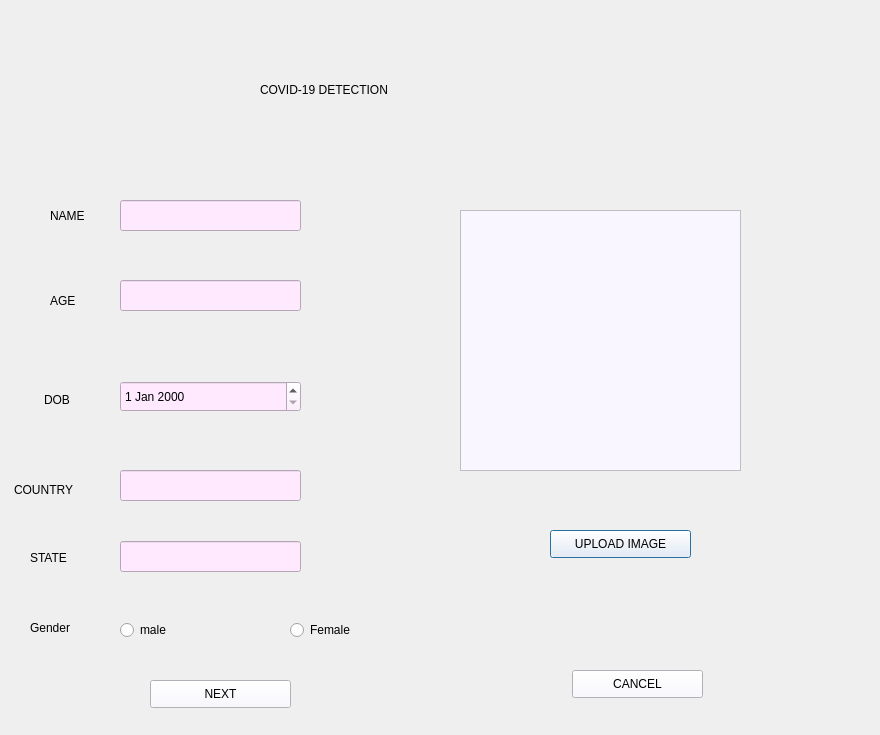
<?xml version="1.0" encoding="UTF-8"?>
<ui version="4.0">
 <class>Imagefield</class>
 <widget class="QDialog" name="Imagefield">
  <property name="geometry">
   <rect>
    <x>0</x>
    <y>0</y>
    <width>880</width>
    <height>735</height>
   </rect>
  </property>
  <property name="windowTitle">
   <string>Dialog</string>
  </property>
  <property name="styleSheet">
   <string notr="true">background:rgb(255, 196, 253)
rgb(151, 156, 255)</string>
  </property>
  <widget class="QLabel" name="label">
   <property name="geometry">
    <rect>
     <x>260</x>
     <y>69</y>
     <width>301</width>
     <height>41</height>
    </rect>
   </property>
   <property name="styleSheet">
    <string notr="true">font: 75 18pt &quot;MS Shell Dlg 2&quot;;</string>
   </property>
   <property name="text">
    <string>COVID-19 DETECTION</string>
   </property>
  </widget>
  <widget class="QLineEdit" name="textfield">
   <property name="geometry">
    <rect>
     <x>120</x>
     <y>200</y>
     <width>181</width>
     <height>31</height>
    </rect>
   </property>
   <property name="styleSheet">
    <string notr="true">BACKGROUND:rgb(254, 233, 255)</string>
   </property>
  </widget>
  <widget class="QLabel" name="nameInput_2">
   <property name="geometry">
    <rect>
     <x>50</x>
     <y>200</y>
     <width>51</width>
     <height>31</height>
    </rect>
   </property>
   <property name="styleSheet">
    <string notr="true">
font: 10pt &quot;MS Shell Dlg 2&quot;;
</string>
   </property>
   <property name="text">
    <string>NAME</string>
   </property>
  </widget>
  <widget class="QLabel" name="ageInput">
   <property name="geometry">
    <rect>
     <x>50</x>
     <y>290</y>
     <width>41</width>
     <height>21</height>
    </rect>
   </property>
   <property name="styleSheet">
    <string notr="true">font: 10pt &quot;MS Shell Dlg 2&quot;;
</string>
   </property>
   <property name="text">
    <string>AGE</string>
   </property>
  </widget>
  <widget class="QLineEdit" name="IntegerField_2">
   <property name="geometry">
    <rect>
     <x>120</x>
     <y>280</y>
     <width>181</width>
     <height>31</height>
    </rect>
   </property>
   <property name="styleSheet">
    <string notr="true">BACKGROUND:rgb(254, 233, 255)</string>
   </property>
  </widget>
  <widget class="QLabel" name="dobInput">
   <property name="geometry">
    <rect>
     <x>44</x>
     <y>390</y>
     <width>41</width>
     <height>20</height>
    </rect>
   </property>
   <property name="styleSheet">
    <string notr="true">font: 10pt &quot;MS Shell Dlg 2&quot;;
</string>
   </property>
   <property name="text">
    <string>DOB</string>
   </property>
  </widget>
  <widget class="QDateEdit" name="IntegerField">
   <property name="geometry">
    <rect>
     <x>120</x>
     <y>381</y>
     <width>181</width>
     <height>31</height>
    </rect>
   </property>
   <property name="styleSheet">
    <string notr="true">BACKGROUND:rgb(254, 233, 255)</string>
   </property>
  </widget>
  <widget class="QLineEdit" name="textfieldInput_2">
   <property name="geometry">
    <rect>
     <x>120</x>
     <y>470</y>
     <width>181</width>
     <height>31</height>
    </rect>
   </property>
   <property name="styleSheet">
    <string notr="true">BACKGROUND:rgb(254, 233, 255)</string>
   </property>
  </widget>
  <widget class="QLabel" name="countryInput">
   <property name="geometry">
    <rect>
     <x>14</x>
     <y>480</y>
     <width>81</width>
     <height>20</height>
    </rect>
   </property>
   <property name="styleSheet">
    <string notr="true">font: 10pt &quot;MS Shell Dlg 2&quot;;
</string>
   </property>
   <property name="text">
    <string>COUNTRY</string>
   </property>
  </widget>
  <widget class="QLabel" name="STATEInput">
   <property name="geometry">
    <rect>
     <x>30</x>
     <y>550</y>
     <width>55</width>
     <height>16</height>
    </rect>
   </property>
   <property name="styleSheet">
    <string notr="true">font: 10pt &quot;MS Shell Dlg 2&quot;;
</string>
   </property>
   <property name="text">
    <string>STATE</string>
   </property>
  </widget>
  <widget class="QLineEdit" name="textfieldInput">
   <property name="geometry">
    <rect>
     <x>120</x>
     <y>541</y>
     <width>181</width>
     <height>31</height>
    </rect>
   </property>
   <property name="styleSheet">
    <string notr="true">BACKGROUND:rgb(254, 233, 255)</string>
   </property>
  </widget>
  <widget class="QGraphicsView" name="graphicsView">
   <property name="geometry">
    <rect>
     <x>460</x>
     <y>210</y>
     <width>281</width>
     <height>261</height>
    </rect>
   </property>
   <property name="styleSheet">
    <string notr="true">background-color: rgb(249, 246, 255);</string>
   </property>
  </widget>
  <widget class="QRadioButton" name="radioButton">
   <property name="geometry">
    <rect>
     <x>120</x>
     <y>620</y>
     <width>61</width>
     <height>20</height>
    </rect>
   </property>
   <property name="styleSheet">
    <string notr="true">font: 10pt &quot;MS Shell Dlg 2&quot;;</string>
   </property>
   <property name="text">
    <string>male</string>
   </property>
  </widget>
  <widget class="QRadioButton" name="radioButton_2">
   <property name="geometry">
    <rect>
     <x>290</x>
     <y>620</y>
     <width>95</width>
     <height>20</height>
    </rect>
   </property>
   <property name="styleSheet">
    <string notr="true">font: 10pt &quot;MS Shell Dlg 2&quot;;</string>
   </property>
   <property name="text">
    <string>Female</string>
   </property>
  </widget>
  <widget class="QLabel" name="label_2">
   <property name="geometry">
    <rect>
     <x>30</x>
     <y>620</y>
     <width>55</width>
     <height>16</height>
    </rect>
   </property>
   <property name="styleSheet">
    <string notr="true">font: 10pt &quot;MS Shell Dlg 2&quot;;
</string>
   </property>
   <property name="text">
    <string>Gender</string>
   </property>
  </widget>
  <widget class="QPushButton" name="pushButton">
   <property name="geometry">
    <rect>
     <x>550</x>
     <y>530</y>
     <width>141</width>
     <height>28</height>
    </rect>
   </property>
   <property name="styleSheet">
    <string notr="true">background-color: rgb(249, 246, 255);</string>
   </property>
   <property name="text">
    <string>UPLOAD IMAGE</string>
   </property>
  </widget>
  <widget class="QPushButton" name="pushButton_2">
   <property name="geometry">
    <rect>
     <x>150</x>
     <y>680</y>
     <width>141</width>
     <height>28</height>
    </rect>
   </property>
   <property name="styleSheet">
    <string notr="true">background-color: rgb(249, 246, 255);</string>
   </property>
   <property name="text">
    <string>NEXT</string>
   </property>
  </widget>
  <widget class="QPushButton" name="pushButton_3">
   <property name="geometry">
    <rect>
     <x>572</x>
     <y>670</y>
     <width>131</width>
     <height>28</height>
    </rect>
   </property>
   <property name="styleSheet">
    <string notr="true">background-color: rgb(249, 246, 255);</string>
   </property>
   <property name="text">
    <string>CANCEL</string>
   </property>
  </widget>
 </widget>
 <resources/>
 <connections/>
</ui>
